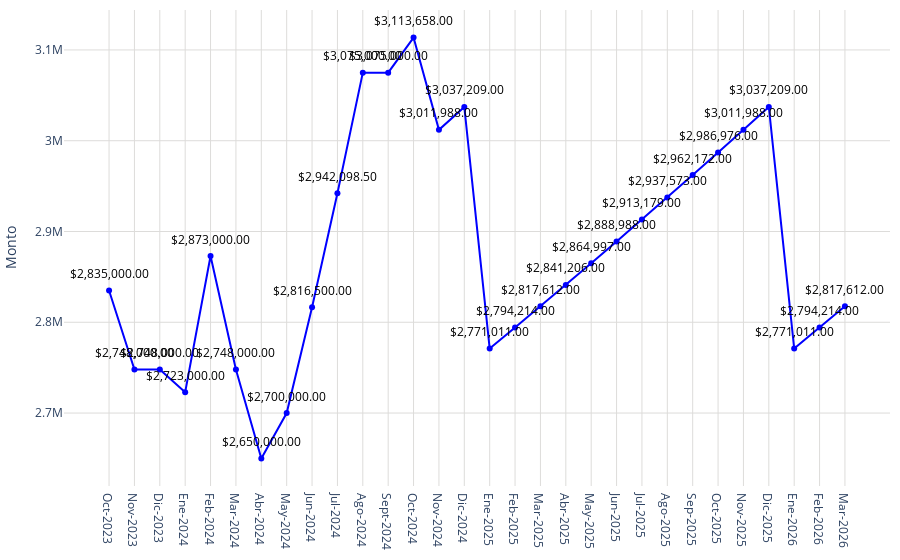

This figure's notebook cell:
### Code cell
# Datos
año = df_promedio_proyección['label']
promedio = df_promedio_proyección['promedio']

# Crear una función para formatear los valores grandes en palabras en español
def formatear_numero(valor):
    if valor >= 1_000_000_000_000:
        return f'{valor / 1_000_000_000:.2f} billones'
    elif valor >= 1_000_000_000:
        return f'{valor / 1_000_000_000:.0f} mil millones'  # Mil millones
    elif valor >= 1_000_000:
        return f'{valor / 1_000_000:.0f} millones'  # Millones
    elif valor >= 1_000:
        return f'{valor / 1_000:.0f} mil'  # Mil
    else:
        return str(valor)
# Configurar los valores y el texto del eje Y
tickvals = [2500000000,3000000000,3200000000]
ticktext = [formatear_numero(val) for val in tickvals]

fig = go.Figure()
fig.add_trace(go.Scatter(
    x=año,
    y=promedio,
    mode='markers+lines',
    marker=dict(color='blue'),
))
# Agregar anotaciones para mostrar los valores encima de los puntos
for a, p in zip(año, promedio):
    fig.add_annotation(
        x=a,
        y=p,
        text=f"${p:,.2f}",  # Formatear el valor del promedio como moneda
        showarrow=False,
        font=dict(color='black', size=12),
        xshift=0,
        yshift=17,
        textangle=0
    )
# Actualizar diseño
fig.update_layout(
    #title='Plusvalía estimada',   
    yaxis=dict(
        title="Monto",
        gridwidth=1,  # Ancho de las líneas de la cuadrícula
        gridcolor='#dddcda', 

    ),
    xaxis=dict(
        gridcolor='#dddcda', 
        tickmode='array',
        tickvals=año,
        ticktext=año
    ),
    plot_bgcolor='rgba(0,0,0,0)',
        margin=dict(l=10, r=10, t=10, b=10)
)
fig.show()

### Figure 1 — Plotly figure (JSON) as saved in the notebook; plotly's stock layout.template omitted (floating-point values rounded to 4 significant figures)
{"data": [{"marker": {"color": "blue"}, "mode": "markers+lines", "type": "scatter", "x": ["Oct-2023", "Nov-2023", "Dic-2023", "Ene-2024", "Feb-2024", "Mar-2024", "Abr-2024", "May-2024", "Jun-2024", "Jul-2024", "Ago-2024", "Sept-2024", "Oct-2024", "Nov-2024", "Dic-2024", "Ene-2025", "Feb-2025", "Mar-2025", "Abr-2025", "May-2025", "Jun-2025", "Jul-2025", "Ago-2025", "Sep-2025", "Oct-2025", "Nov-2025", "Dic-2025", "Ene-2026", "Feb-2026", "Mar-2026"], "y": [2835000, 2748000, 2748000, 2723000, 2873000, 2748000, 2650000, 2700000, 2816500, 2942000.0, 3075000, 3075000, 3113658, 3011988, 3037209, 2771011, 2794214, 2817612, 2841206, 2864997, 2888988, 2913179, 2937573, 2962172, 2986976, 3011988, 3037209, 2771011, 2794214, 2817612]}], "layout": {"annotations": [{"font": {"color": "black", "size": 12}, "showarrow": false, "text": "$2,835,000.00", "textangle": 0, "x": "Oct-2023", "xshift": 0, "y": 2835000, "yshift": 17}, {"font": {"color": "black", "size": 12}, "showarrow": false, "text": "$2,748,000.00", "textangle": 0, "x": "Nov-2023", "xshift": 0, "y": 2748000, "yshift": 17}, {"font": {"color": "black", "size": 12}, "showarrow": false, "text": "$2,748,000.00", "textangle": 0, "x": "Dic-2023", "xshift": 0, "y": 2748000, "yshift": 17}, {"font": {"color": "black", "size": 12}, "showarrow": false, "text": "$2,723,000.00", "textangle": 0, "x": "Ene-2024", "xshift": 0, "y": 2723000, "yshift": 17}, {"font": {"color": "black", "size": 12}, "showarrow": false, "text": "$2,873,000.00", "textangle": 0, "x": "Feb-2024", "xshift": 0, "y": 2873000, "yshift": 17}, {"font": {"color": "black", "size": 12}, "showarrow": false, "text": "$2,748,000.00", "textangle": 0, "x": "Mar-2024", "xshift": 0, "y": 2748000, "yshift": 17}, {"font": {"color": "black", "size": 12}, "showarrow": false, "text": "$2,650,000.00", "textangle": 0, "x": "Abr-2024", "xshift": 0, "y": 2650000, "yshift": 17}, {"font": {"color": "black", "size": 12}, "showarrow": false, "text": "$2,700,000.00", "textangle": 0, "x": "May-2024", "xshift": 0, "y": 2700000, "yshift": 17}, {"font": {"color": "black", "size": 12}, "showarrow": false, "text": "$2,816,500.00", "textangle": 0, "x": "Jun-2024", "xshift": 0, "y": 2816500, "yshift": 17}, {"font": {"color": "black", "size": 12}, "showarrow": false, "text": "$2,942,098.50", "textangle": 0, "x": "Jul-2024", "xshift": 0, "y": 2942000.0, "yshift": 17}, {"font": {"color": "black", "size": 12}, "showarrow": false, "text": "$3,075,000.00", "textangle": 0, "x": "Ago-2024", "xshift": 0, "y": 3075000, "yshift": 17}, {"font": {"color": "black", "size": 12}, "showarrow": false, "text": "$3,075,000.00", "textangle": 0, "x": "Sept-2024", "xshift": 0, "y": 3075000, "yshift": 17}, {"font": {"color": "black", "size": 12}, "showarrow": false, "text": "$3,113,658.00", "textangle": 0, "x": "Oct-2024", "xshift": 0, "y": 3113658, "yshift": 17}, {"font": {"color": "black", "size": 12}, "showarrow": false, "text": "$3,011,988.00", "textangle": 0, "x": "Nov-2024", "xshift": 0, "y": 3011988, "yshift": 17}, {"font": {"color": "black", "size": 12}, "showarrow": false, "text": "$3,037,209.00", "textangle": 0, "x": "Dic-2024", "xshift": 0, "y": 3037209, "yshift": 17}, {"font": {"color": "black", "size": 12}, "showarrow": false, "text": "$2,771,011.00", "textangle": 0, "x": "Ene-2025", "xshift": 0, "y": 2771011, "yshift": 17}, {"font": {"color": "black", "size": 12}, "showarrow": false, "text": "$2,794,214.00", "textangle": 0, "x": "Feb-2025", "xshift": 0, "y": 2794214, "yshift": 17}, {"font": {"color": "black", "size": 12}, "showarrow": false, "text": "$2,817,612.00", "textangle": 0, "x": "Mar-2025", "xshift": 0, "y": 2817612, "yshift": 17}, {"font": {"color": "black", "size": 12}, "showarrow": false, "text": "$2,841,206.00", "textangle": 0, "x": "Abr-2025", "xshift": 0, "y": 2841206, "yshift": 17}, {"font": {"color": "black", "size": 12}, "showarrow": false, "text": "$2,864,997.00", "textangle": 0, "x": "May-2025", "xshift": 0, "y": 2864997, "yshift": 17}, {"font": {"color": "black", "size": 12}, "showarrow": false, "text": "$2,888,988.00", "textangle": 0, "x": "Jun-2025", "xshift": 0, "y": 2888988, "yshift": 17}, {"font": {"color": "black", "size": 12}, "showarrow": false, "text": "$2,913,179.00", "textangle": 0, "x": "Jul-2025", "xshift": 0, "y": 2913179, "yshift": 17}, {"font": {"color": "black", "size": 12}, "showarrow": false, "text": "$2,937,573.00", "textangle": 0, "x": "Ago-2025", "xshift": 0, "y": 2937573, "yshift": 17}, {"font": {"color": "black", "size": 12}, "showarrow": false, "text": "$2,962,172.00", "textangle": 0, "x": "Sep-2025", "xshift": 0, "y": 2962172, "yshift": 17}, {"font": {"color": "black", "size": 12}, "showarrow": false, "text": "$2,986,976.00", "textangle": 0, "x": "Oct-2025", "xshift": 0, "y": 2986976, "yshift": 17}, {"font": {"color": "black", "size": 12}, "showarrow": false, "text": "$3,011,988.00", "textangle": 0, "x": "Nov-2025", "xshift": 0, "y": 3011988, "yshift": 17}, {"font": {"color": "black", "size": 12}, "showarrow": false, "text": "$3,037,209.00", "textangle": 0, "x": "Dic-2025", "xshift": 0, "y": 3037209, "yshift": 17}, {"font": {"color": "black", "size": 12}, "showarrow": false, "text": "$2,771,011.00", "textangle": 0, "x": "Ene-2026", "xshift": 0, "y": 2771011, "yshift": 17}, {"font": {"color": "black", "size": 12}, "showarrow": false, "text": "$2,794,214.00", "textangle": 0, "x": "Feb-2026", "xshift": 0, "y": 2794214, "yshift": 17}, {"font": {"color": "black", "size": 12}, "showarrow": false, "text": "$2,817,612.00", "textangle": 0, "x": "Mar-2026", "xshift": 0, "y": 2817612, "yshift": 17}], "margin": {"b": 10, "l": 10, "r": 10, "t": 10}, "plot_bgcolor": "rgba(0,0,0,0)", "xaxis": {"gridcolor": "#dddcda", "tickmode": "array", "ticktext": ["Oct-2023", "Nov-2023", "Dic-2023", "Ene-2024", "Feb-2024", "Mar-2024", "Abr-2024", "May-2024", "Jun-2024", "Jul-2024", "Ago-2024", "Sept-2024", "Oct-2024", "Nov-2024", "Dic-2024", "Ene-2025", "Feb-2025", "Mar-2025", "Abr-2025", "May-2025", "Jun-2025", "Jul-2025", "Ago-2025", "Sep-2025", "Oct-2025", "Nov-2025", "Dic-2025", "Ene-2026", "Feb-2026", "Mar-2026"], "tickvals": ["Oct-2023", "Nov-2023", "Dic-2023", "Ene-2024", "Feb-2024", "Mar-2024", "Abr-2024", "May-2024", "Jun-2024", "Jul-2024", "Ago-2024", "Sept-2024", "Oct-2024", "Nov-2024", "Dic-2024", "Ene-2025", "Feb-2025", "Mar-2025", "Abr-2025", "May-2025", "Jun-2025", "Jul-2025", "Ago-2025", "Sep-2025", "Oct-2025", "Nov-2025", "Dic-2025", "Ene-2026", "Feb-2026", "Mar-2026"]}, "yaxis": {"gridcolor": "#dddcda", "gridwidth": 1, "title": {"text": "Monto"}}}}
